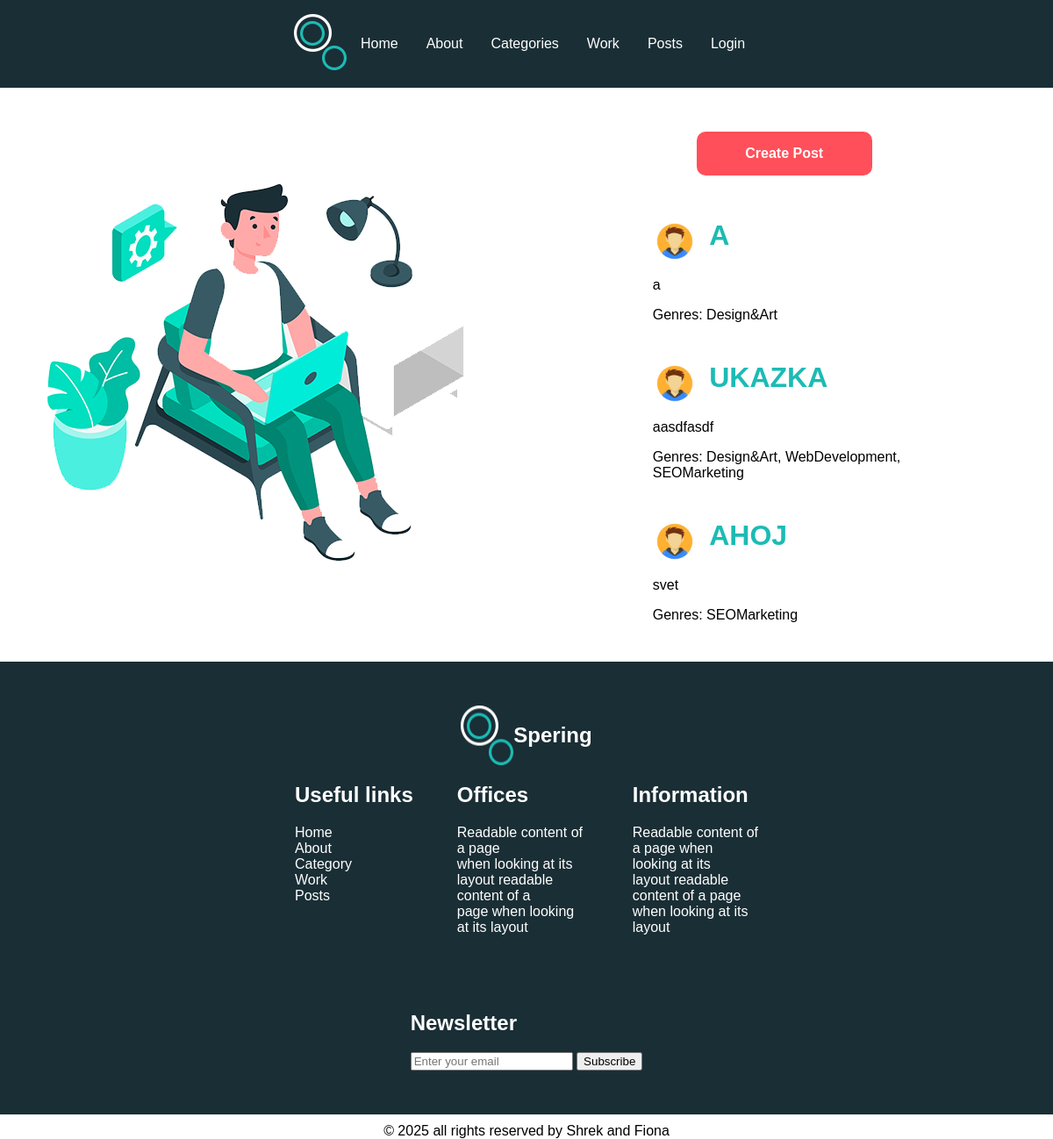
/posts/, run on the app's committed database.
### myApp/models.py (models this page shows, shortened)
class Post(models.Model):
    title = models.CharField(max_length=50)
    author_name = models.ForeignKey(User, on_delete=models.CASCADE)
    content = models.TextField(null=False, blank = False)
    created_at = models.DateTimeField(auto_now_add=True)
    update = models.DateTimeField(auto_now=True)
    genres = models.ManyToManyField(Genre)

class Profile(models.Model):
    user = models.OneToOneField(User, on_delete=models.CASCADE)
    role = models.CharField(max_length=255)
    avatar = models.ImageField(upload_to='avatars/', default='avatars/default-avatar.jpg', blank=True, null=True)

class Genre(models.Model):
    name = models.CharField(max_length=15, unique=True)

### myApp/views.py (the view)
# urls.py: path('posts/', views.posts, name='posts'),
def posts(request):
	posted = Post.objects.all()
	context = {'posts': posted}
	return render(request, "myApp/posts.html", context)

### myApp/templates/myApp/posts.html (shortened to what this page needs)
{% load static %}
<!DOCTYPE html>
<html lang="en">
<head>
    <link rel="stylesheet" href="{% static 'style.css' %}">
</head>
<body>
<div class="grid-layout container">
    {% include 'myApp/header.html' %}
    <div class="sidebar">
        <img src="{% static 'images/experience-img.jpg' %}" class="image indexImage" alt="">
    </div>
    <div class="main">
        <div class="mainText">
            <div>
                <div class="btn">
                    <a href="{% url 'create_post' %}">Create Post </a>
                </div>
                {% for post in posts %}
                    <img src="{{ post.author_name.profile.avatar.url }}" alt="Avatar" class="post-avatar">
                    <a class="postName" href="{% url 'post_detail' post.id %}">{{ post.title }}</a>
                    <p>{{ post.content }}</p>
                    <p>Genres: {% for genre in post.genres.all %}{{ genre.name }}{% if not forloop.last %}, {% endif %}{% endfor %}</p>
                    <pre> </pre>
                {% endfor %}
            </div>
        </div>
    </div>
{% include 'myApp/footer.html' %}
</div>
</body>
</html>

### myApp/static/style.css (style rules this page uses)
body { margin : 0; font-family : sans-serif; }
.container { padding: 0 !important; margin: 0 auto; }
.indexImage { display : block; margin : 0 auto; max-width : 100%; height : auto; }
.image { max-width : 100%; height : auto; display : block; }
.sidebar { display: flex; justify-content: center; align-items: center; }
.mainText { margin-right : 25%; margin-left : 25%; }
.postName { font-size : 2rem; font-weight : 600; color : #1cbbb4; text-transform: uppercase; text-decoration: none; }
.btn { background-color : #ff4f5a; border-radius : 10px; display : flex; justify-content : center; align-items : center; font-weight : 600; width : 200px; height : 50px; margin : 50px; }
.btn a { color : white; text-decoration : none; }
.post-avatar { width: 50px; height: 50px; border-radius: 50%; margin-right: 10px; vertical-align: middle; }
.grid-layout .sidebar { grid-area : sidebar; }
.grid-layout .main { grid-area : main; }
.grid-layout.container { display : grid; grid-template-rows : auto auto auto auto auto; grid-template-areas : "header" "sidebar" "main" "footer" "copyright"; }
@media (min-width: 720px) { .grid-layout.container { grid-template-rows: auto auto auto auto; grid-template-areas: "header header" "sidebar main" "footer footer" "copyright copyright"; } }
@media (min-width: 1020px) { .grid-layout.container { grid-template-rows: auto auto auto auto; grid-template-areas: "header header header" "sidebar main main" "footer footer footer" "copyright copyright copyright"; } }

### data on the page
Post: author_name.profile.avatar (picture), title "A", content "a"
Genre: name "Design&Art"
Post: author_name.profile.avatar (picture), title "UKAZKA", content "aasdfasdf"
Genre: name "WebDevelopment"
Genre: name "SEOMarketing"
Post: author_name.profile.avatar (picture), title "AHOJ", content "svet"
